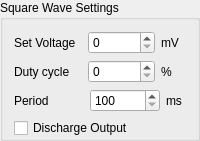
         <widget class="QGroupBox" name="SquareSupplyGroup">
          <property name="sizePolicy">
           <sizepolicy hsizetype="Preferred" vsizetype="Fixed">
            <horstretch>0</horstretch>
            <verstretch>0</verstretch>
           </sizepolicy>
          </property>
          <property name="title">
           <string>Square Wave Settings</string>
          </property>
          <layout class="QVBoxLayout" name="verticalLayout_7">
           <property name="bottomMargin">
            <number>0</number>
           </property>
           <item>
            <layout class="QHBoxLayout" name="horizontalLayout_5">
             <item>
              <widget class="QLabel" name="DACLabel">
               <property name="text">
                <string>Set Voltage</string>
               </property>
              </widget>
             </item>
             <item>
              <widget class="QSpinBox" name="SquareSupplyVoltage">
               <property name="enabled">
                <bool>true</bool>
               </property>
               <property name="maximum">
                <number>4500</number>
               </property>
               <property name="singleStep">
                <number>100</number>
               </property>
               <property name="value">
                <number>0</number>
               </property>
              </widget>
             </item>
             <item>
              <widget class="QLabel" name="DACUnitLabel">
               <property name="enabled">
                <bool>true</bool>
               </property>
               <property name="maximumSize">
                <size>
                 <width>25</width>
                 <height>16777215</height>
                </size>
               </property>
               <property name="text">
                <string>mV</string>
               </property>
               <property name="margin">
                <number>0</number>
               </property>
              </widget>
             </item>
            </layout>
           </item>
           <item>
            <layout class="QHBoxLayout" name="horizontalLayout_16">
             <item>
              <widget class="QLabel" name="label_16">
               <property name="text">
                <string>Duty cycle</string>
               </property>
              </widget>
             </item>
             <item>
              <widget class="QSpinBox" name="SquareSupplyDC">
               <property name="enabled">
                <bool>true</bool>
               </property>
               <property name="maximum">
                <number>100</number>
               </property>
               <property name="value">
                <number>0</number>
               </property>
              </widget>
             </item>
             <item>
              <widget class="QLabel" name="label_17">
               <property name="maximumSize">
                <size>
                 <width>25</width>
                 <height>16777215</height>
                </size>
               </property>
               <property name="text">
                <string>%</string>
               </property>
              </widget>
             </item>
            </layout>
           </item>
           <item>
            <layout class="QHBoxLayout" name="horizontalLayout_17">
             <item>
              <widget class="QLabel" name="label_18">
               <property name="text">
                <string>Period</string>
               </property>
              </widget>
             </item>
             <item>
              <widget class="QSpinBox" name="SquareSupplyPeriod">
               <property name="enabled">
                <bool>true</bool>
               </property>
               <property name="minimum">
                <number>100</number>
               </property>
               <property name="maximum">
                <number>10000</number>
               </property>
               <property name="singleStep">
                <number>100</number>
               </property>
               <property name="value">
                <number>100</number>
               </property>
              </widget>
             </item>
             <item>
              <widget class="QLabel" name="label_19">
               <property name="maximumSize">
                <size>
                 <width>20</width>
                 <height>16777215</height>
                </size>
               </property>
               <property name="text">
                <string>ms</string>
               </property>
              </widget>
             </item>
            </layout>
           </item>
           <item>
            <layout class="QHBoxLayout" name="horizontalLayout_26">
             <item>
              <widget class="QCheckBox" name="squareOutputDischarge">
               <property name="text">
                <string>Discharge Output</string>
               </property>
              </widget>
             </item>
            </layout>
           </item>
          </layout>
         </widget>
